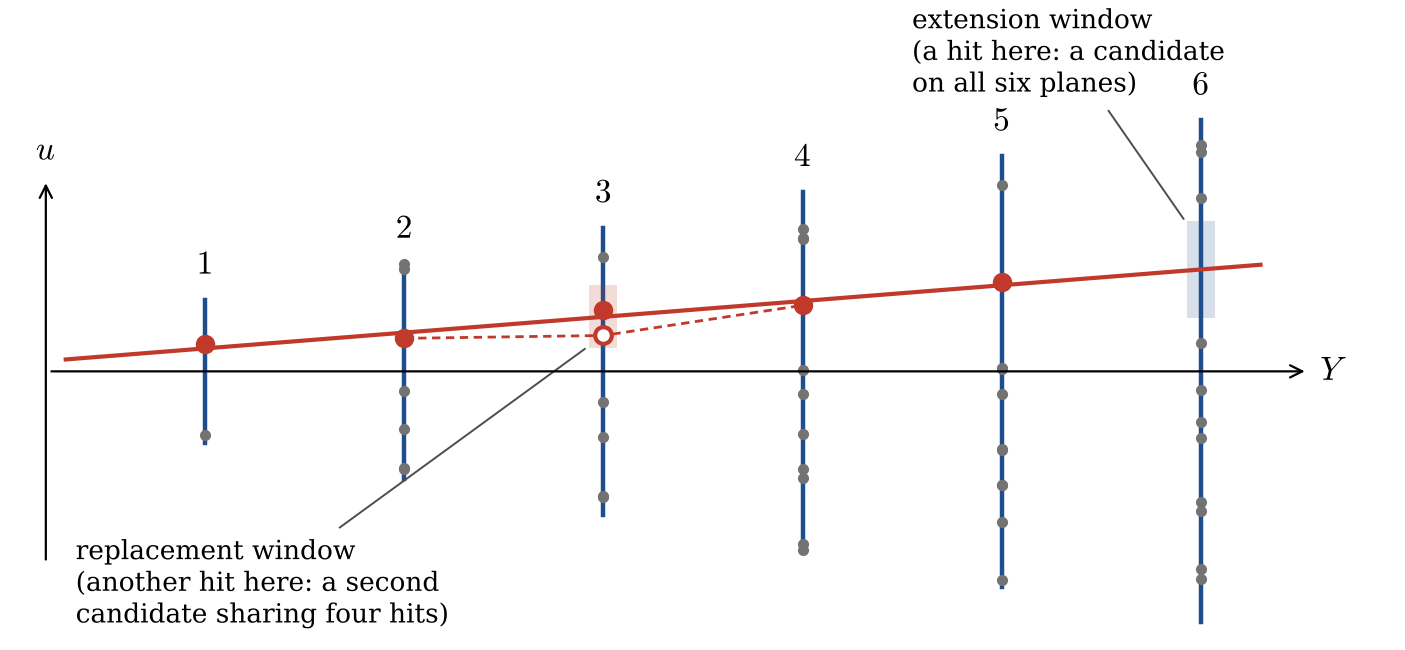

This chart was generated by the following Python code:
"""kofn_sketch.py - schematic (one view, not to scale) for the revised section 2.5:
a candidate on planes 1-5, the replacement window on plane 3 with a second hit
in it (an alternative candidate sharing four hits), and the extension window on
plane 6. Output: kofn_sketch.pdf / .png"""
import numpy as np
import matplotlib
matplotlib.use("Agg")
import matplotlib.pyplot as plt

plt.rcParams.update({"mathtext.fontset": "cm", "font.family": "serif", "font.size": 11})
Y = np.array([1, 2, 3, 4, 5, 6.0]); H = 0.25 + 0.25 * Y
RED, BLUE, GREY = "#c0392b", "#1f4e8c", "0.45"
rng = np.random.default_rng(5)
fig, ax = plt.subplots(figsize=(7.0, 3.3))
for y, h in zip(Y, H):
    ax.plot([y, y], [-h, h], color=BLUE, lw=1.6)
    ax.text(y, h + 0.12, f"${int(y)}$", ha="center", va="bottom", fontsize=12)
    m = rng.uniform(-h, h, int(4 + 2 * y))
    m = m[np.abs(m - (0.05 + 0.11 * y)) > 0.4]            # keep the windows free of other hits
    ax.plot(np.full_like(m, y), m, "o", ms=3, color=GREY, zorder=3)

a, b = 0.05, 0.11                                            # the candidate's line u = a + b Y
dev = {1: 0.03, 2: -0.04, 3: 0.05, 4: -0.03, 5: 0.02}
hits = {int(y): a + b * y + dev[int(y)] for y in Y[:5]}
yy = np.linspace(0.3, 6.3, 50)
ax.plot(yy, a + b * yy, color=RED, lw=1.5, zorder=4)
for y, u in hits.items():
    ax.plot(y, u, "o", ms=6, color=RED, zorder=5)

# replacement window on plane 3 (fit to planes 1, 2, 4, 5 predicts plane 3)
w3 = 0.22
ax.add_patch(plt.Rectangle((3 - 0.07, a + 3 * b - w3), 0.14, 2 * w3, color=RED, alpha=0.18, lw=0, zorder=2))
alt = a + 3 * b - 0.13
ax.plot(3, alt, "o", ms=6, mfc="white", mec=RED, mew=1.5, zorder=6)
ax.plot([2, 3, 4], [hits[2], alt, hits[4]], color=RED, lw=1.0, ls=(0, (3, 2)), zorder=4)
ax.annotate("replacement window\n(another hit here: a second\ncandidate sharing four hits)",
            xy=(2.93, a + 3 * b - w3 + 0.02), xytext=(0.35, -1.75), fontsize=9.5, ha="left",
            arrowprops=dict(arrowstyle="-", color="0.3", lw=0.7))

# extension window on plane 6 (fit to planes 1-5 predicts plane 6)
w6 = 0.34
ax.add_patch(plt.Rectangle((6 - 0.07, a + 6 * b - w6), 0.14, 2 * w6, color=BLUE, alpha=0.18, lw=0, zorder=2))
ax.annotate("extension window\n(a hit here: a candidate\non all six planes)", xy=(5.93, a + 6 * b + w6 - 0.02),
            xytext=(4.55, 1.95), fontsize=9.5, ha="left", arrowprops=dict(arrowstyle="-", color="0.3", lw=0.7))

ax.annotate("", xy=(6.55, 0), xytext=(0.2, 0), arrowprops=dict(arrowstyle="->", color="k", lw=0.8))
ax.text(6.6, 0, "$Y$", va="center", fontsize=12)
ax.annotate("", xy=(0.2, 1.35), xytext=(0.2, -1.35), arrowprops=dict(arrowstyle="->", color="k", lw=0.8))
ax.text(0.2, 1.42, "$u$", ha="center", va="bottom", fontsize=12)
ax.set_xlim(0, 7.0); ax.set_ylim(-1.9, 2.5); ax.axis("off")
fig.tight_layout(pad=0.1)
for ext in ("pdf", "png"):
    fig.savefig(f"kofn_sketch.{ext}", dpi=200, bbox_inches="tight", pad_inches=0.03)
